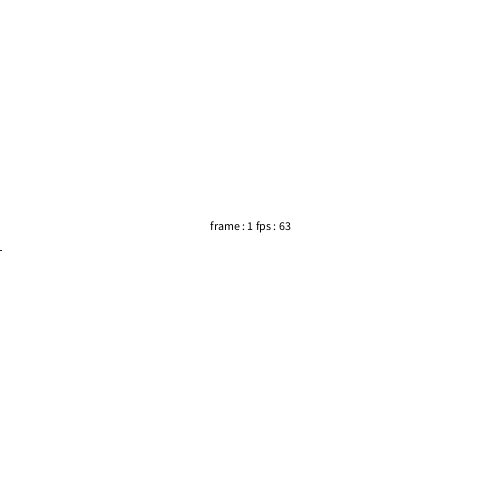
Frame 1 (no input)
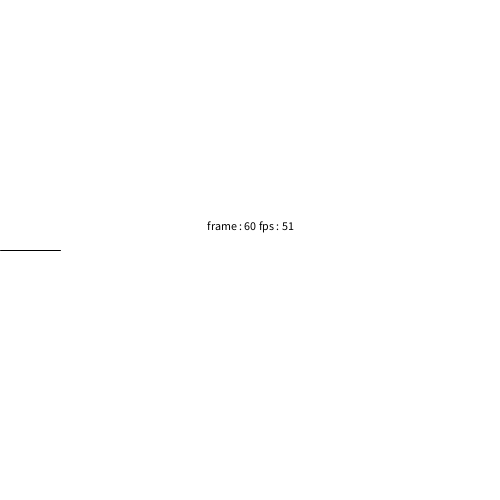
Frame 60 (the mouse pressed at the canvas centre just before this capture)
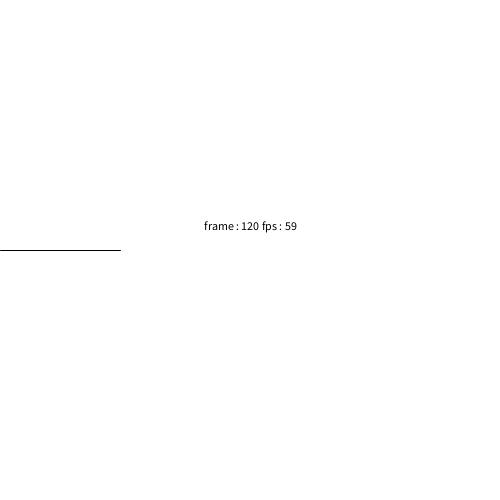
Frame 120 (the mouse held since frame 60 and released just before this capture)

The Processing sketch that drew these frames (run headless with seeded random() and noise(); from frame 60 on, the mouse is pressed at the canvas centre):

// Processing sketch: cours_04_01_frameCount
// ── cours_04_01_frameCount.pde
float y;
float x;
float limit;
void setup()
{
  size(500, 500);
  x =0;
  y = height/2;
  limit = 500;
}

void draw()
{
  background(255);
  x = frameCount;
  stroke(0);
  line(0, y, x, y);
  if(x > limit)
  {
    fill(0);
    textAlign(CENTER);
    text("fin", width/2, y - 20);
    noLoop();
  }
  else
  {
    fill(0);
    textAlign(CENTER);
    text("frame : "+frameCount+" fps : "+round(frameRate), width/2, y - 20);
  }
}
